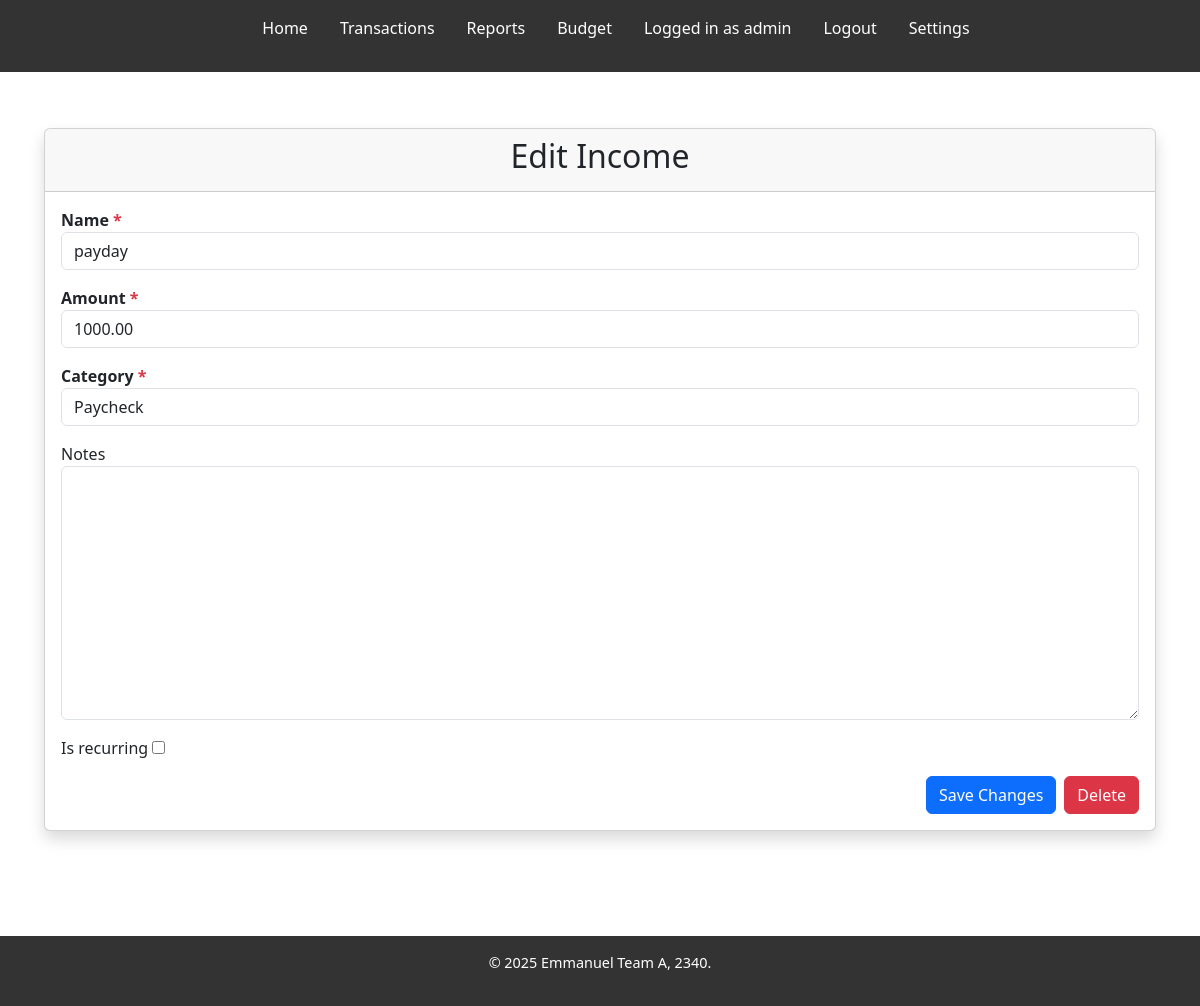
Screenshot of /income/edit/payday/ (signed in) with the database file from the repository.
### accounts/models.py (models this page shows)
class CustomUser(AbstractUser):
    security_question = models.TextField(max_length=255)
    security_answer = models.TextField(max_length=255)
    is_2fa_enabled = models.BooleanField(default=False)
    two_factor_secret = models.TextField(max_length=64, null=True, blank=True)
    two_factor_expiry = models.DateTimeField(null=True, blank=True)

### income/models.py (models this page shows, shortened)
class Income(models.Model):
    user = models.ForeignKey(
        settings.AUTH_USER_MODEL,
        on_delete=models.CASCADE,
        related_name="incomes",
    )
    name = models.CharField(max_length=100)
    slug = models.SlugField(max_length=100, unique=True, blank=True)
    amount = models.DecimalField(max_digits=10, decimal_places=2)
    category = models.ForeignKey('income.Category', on_delete=models.CASCADE, null=True)
    date = models.DateTimeField(auto_now_add=True)
    notes = models.TextField(null=True, blank=True)
    is_recurring = models.BooleanField(default=False)
    recurrence_period = models.CharField(
        max_length=10,
        choices=[
            ('daily', 'Daily'),
            ('weekly', 'Weekly'),
            ('monthly', 'Monthly'),
        ],
        null=True,
        blank=True
    )
    recurrence_day_of_week = models.CharField(
        max_length=10,
        choices=[
            ('monday', 'Monday'),
            ('tuesday', 'Tuesday'),
            ('wednesday', 'Wednesday'),
            ('thursday', 'Thursday'),
            ('friday', 'Friday'),
            ('saturday', 'Saturday'),
            ('sunday', 'Sunday'),
        ],
        null=True,
        blank=True
    )
    recurrence_day_of_month = models.PositiveIntegerField(null=True, blank=True)
    next_occurrence = models.DateTimeField(null=True, blank=True)

### income/views.py (the view)
# urls.py: path('edit/<slug:slug>/', views.edit_income, name='edit_income'),
@login_required
def edit_income(request, slug):
    income = get_object_or_404(Income, slug=slug, user=request.user)
    if request.method == 'POST':
        form = IncomeForm(request.POST, instance=income)
        if form.is_valid():
            updated = form.save(commit=False)
            updated.is_recurring            = form.cleaned_data['is_recurring']
            updated.recurrence_period       = form.cleaned_data['recurrence_period']
            updated.recurrence_day_of_week  = form.cleaned_data['recurrence_day_of_week']
            updated.recurrence_day_of_month = form.cleaned_data['recurrence_day_of_month']
            if updated.is_recurring and updated.recurrence_period:
                updated.next_occurrence = calculate_next_occurrence(
                    now(), updated.recurrence_period,
                    updated.recurrence_day_of_week,
                    updated.recurrence_day_of_month
                )
            else:
                updated.next_occurrence = None
            updated.save()
            return redirect('transactions')
    else:
        form = IncomeForm(instance=income)
    return render(request, 'income/edit_income.html',
                  {'form': form, 'income': income})

### income/forms.py
class IncomeForm(forms.ModelForm):
    class Meta:
        model = Income
        fields = [
            'name', 'amount', 'category', 'notes',
            'is_recurring', 'recurrence_period',
            'recurrence_day_of_week', 'recurrence_day_of_month'
        ]
    def __init__(self, *args, **kwargs):
        super(IncomeForm, self).__init__(*args, **kwargs)
        self.fields['name'].required = True
        self.fields['amount'].required = True  # Make this required
        self.fields['category'].required = True # Ensure source is required
        self.fields['category'].queryset = Category.objects.all()
        self.fields['notes'].required = False
        self.fields['is_recurring'].required = False  # Optional field
        self.fields['recurrence_period'].required = False  # Optional
        self.fields['recurrence_day_of_week'].required = False  # Optional
        self.fields['recurrence_day_of_month'].required = False  # Optional
        for field in self.fields:
            self.fields[field].widget.attrs['class'] = 'form-control'
        self.fields['is_recurring'].widget.attrs['class'] = 'form-check-label'

### income/models.py (called while the page is built)
    def __str__(self):
        return self.name

### income/templates/income/edit_income.html (shortened to what this page needs)
{% extends "base.html" %}
{% block content %}
<div class="d-flex flex-column min-vh-100">
  <div class="container flex-grow-1 mt-4">
  <div class="card shadow">
    <div class="card-header">
      <h2 class="text-center">Edit Income</h2>
    </div>
    <div class="card-body">
      <form method="post" class="needs-validation" novalidate>
        {% for field in form %}
          <div class="form-group mb-3">
            <label for="{{ field.id_for_label }}" class="{% if field.field.required %}required{% endif %}">
              {{ field.label }}
              {% if field.field.required %}<span class="text-danger">*</span>{% endif %}
            </label>
            {{ field }}
          </div>
        {% endfor %}
        <div class="d-flex justify-content-end">
          <button type="submit" class="btn btn-primary me-2">Save Changes</button>
            <a href="{% url 'delete_income' income.slug %}" class="btn btn-danger" onclick="return confirm('Are you sure you want to delete this expense?')">Delete</a>
        </div>
      </form>
    </div>
  </div>
</div>
{% endblock %}

### moneyparce/templates/base.html (shortened to what this page needs)
{% load static %}
<!DOCTYPE html>
<html lang="en">
<head>
    <link rel="stylesheet" href="{% static 'css/style.css' %}">
    <link href="https://cdn.jsdelivr.net/npm/bootstrap@5.3.3/dist/css/bootstrap.min.css" rel="stylesheet"
>
</head>
<body>
<div class="wrapper">
    <header>
        <nav>
            <ul>
                <li><a class="nav-link" href="{% url 'home' %}">Home</a></li>
                {% if user.is_authenticated %}
                    <li><a class="nav-link" href="{% url 'transactions' %}">Transactions</a></li>
                    <li><a class="nav-link" href="{% url 'reports_home' %}">Reports</a></li>
                    <li><a class="nav-link" href="{% url 'budget_list' %}">Budget</a></li>
                    <li><a class="nav-link disabled" style="color: #fff;">Logged in as {{ user.username }}</a></li>
                    <li><a class="nav-link" href="{% url 'logout' %}">Logout</a></li>
                    <li><a class="nav-link" href="{% url 'settings' %}">Settings</a></li>
                {% else %}
                    <li><a class="nav-link" href="{% url 'login' %}">Login</a></li>
                    <li><a class="nav-link" href="{% url 'register' %}">Register</a></li>
                {% endif %}
            </ul>
        </nav>
    </header>
    <main>
        {% block content %}{% endblock %}
    </main>
    <footer>
        <p>&copy; {% now "Y" %} Emmanuel Team A, 2340.</p>
    </footer>
</div>
</body>
</html>

### moneyparce/static/css/style.css (style rules this page uses)
* { margin: 0; padding: 0; box-sizing: border-box; }
html { height : 100%; }
body { height: 100%; font-family: Arial, sans-serif; line-height: 1.6; background-color: #f4f4f4; color: #333; margin: 0; padding: 0; }
header { background-color: #333; color: #fff; padding: 1rem 0; }
header nav ul { list-style: none; display: flex; justify-content: center; }
header nav ul li { margin: 0 1rem; }
header nav ul li a { color: #fff; text-decoration: none; font-weight: bold; }
main { min-height: 85vh; flex-grow: 1; display: grid; grid-template-rows: auto 1fr auto; padding: 2rem; }
footer { width: 100%; bottom: 0; background-color: #333; color: #fff; text-align: center; padding: 1rem 0; font-size: 0.9rem; }
h2 { font-weight: 600; }
.container { min-height: 100%; }
.wrapper { min-height: 100%; display: grid; grid-template-rows: auto 1fr auto; }

### moneyparce/templates/base.html (style rules this page uses)
nav a.nav-link { font-weight: 500; color: #ffffff; }
nav a.nav-link.disabled { color: #cccccc; }

### income/templates/income/edit_income.html (style rules this page uses)
.form-group .required { font-weight: bold; }

### rows the page displays
CustomUser: username "admin"
Income: form "payday" "1000.00" "Paycheck"

### other values shown
{{ field.label }} "Name" "Amount" "Category" "Notes" "Is recurring"
